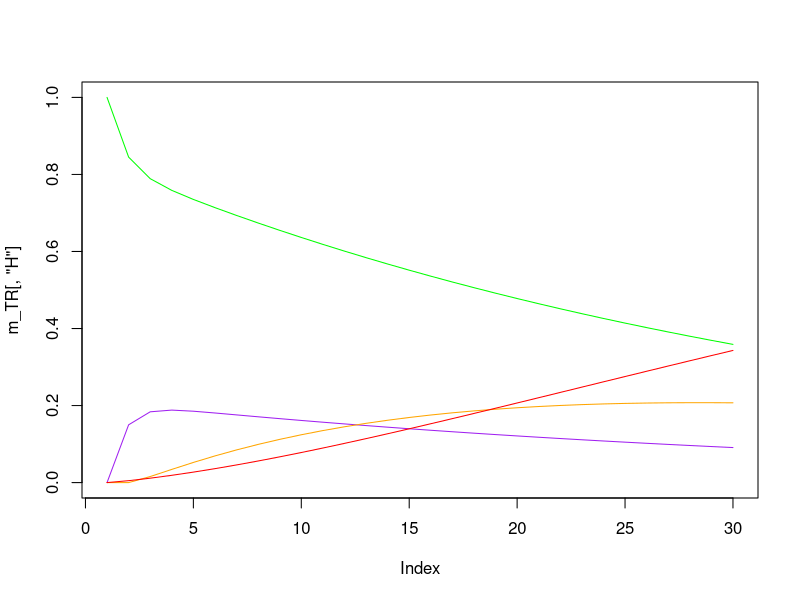

Here is the R script that generated this plot:
# from Dark Peak

# @knitr stm_1_params
# this lists everything contained in the global environment 
# good to enforce that we are starting from scratch
rm(list = ls())

# no need to install any packages, everything is in base R
# basic information:
Strategies     <- c("No Treatment", "Treatment")     # strategy names
n_age_init     <- 25                                 # age at baseline
n_age_max      <- 55                                 # maximum age of follow up
n_t            <- n_age_max - n_age_init             # time horizon, number of cycles
d_r            <- 0.035                              # equal discount of costs and QALYs by 3%

# Transition probabilities (per cycle)
p_HD    <- 0.005           # probability to die when healthy
p_HS1   <- 0.15          	 # probability to become sick when healthy
p_S1H   <- 0.5           	 # probability to become healthy when sick
p_S1S2  <- 0.105         	 # probability to become sicker when sick
hr_S1   <- 3             	 # hazard ratio of death in sick vs healthy
hr_S2   <- 10            	 # hazard ratio of death in sicker vs healthy

# Cost and utility inputs
c_H     <- 2000            # cost of remaining one cycle in the healthy state
c_S1    <- 4000            # cost of remaining one cycle in the sick state
c_S2    <- 15000           # cost of remaining one cycle in the sicker state
c_Trt   <- 12000           # cost of treatment(per cycle)
c_D     <- 0               # cost of being in the death state
u_H     <- 1               # utility when healthy
u_S1    <- 0.75            # utility when sick
u_S2    <- 0.5             # utility when sicker
u_D     <- 0               # utility when dead
u_Trt   <- 0.95            # utility when being treated

## @knitr stm_1_probs_calcs

# rate of death in healthy
r_HD    <- - log(1 - p_HD)

# rate of death in sick
r_S1D   <- hr_S1 * r_HD
# rate of death in sicker
r_S2D   <- hr_S2 * r_HD

# probability of death in sick
p_S1D   <- 1 - exp(-r_S1D)
# probability of death in sicker
p_S2D   <- 1 - exp(-r_S2D)

## @knitr stm_1_discweight

# calculate discount weight for each cycle
v_dwe <- v_dwc <- 1 / (1 + d_r) ^ (0:(n_t-1))  # discount weight (equal discounting is assumed for costs and effects)


## @knitr stm_1_names

v_n  <- c("H", "S1", "S2", "D")               # the 4 states of the model: Healthy (H), Sick (S1), Sicker                                                  (S2), Dead (D)
n_states <- length(v_n)                            # number of health states


## @knitr stm_1_transmat

#transition probability matrix for NO treatment
m_P <- matrix(data = NA, # fill with empty values
              nrow = n_states, #will have this many rows
              ncol = n_states, # will have this many columns 
              dimnames = list(v_n, v_n)) #names of columns and rows will be based on what we previously created 

m_P

### From Healthy
m_P["H", ]  <- c(1 - (p_HS1 + p_HD), p_HS1, 0, p_HD) # just creating the first row of the matrix

### From Sick
m_P["S1", ]  <- c(p_S1H, 1 - (p_S1H + p_S1S2 + p_S1D), p_S1S2, p_S1D)

### From Sicker
m_P["S2", ]   <- c(0, 0, 1 - p_S2D, p_S2D)

### From Dead
m_P["D", ] <- c(0, 0, 0, 1)

# check rows add up to 1
rowSums(m_P)
m_P


## @knitr stm_1_trace

# create empty Markov trace
m_TR <- matrix(data = NA,
               nrow = n_t,  #number of cycles
               ncol = n_states, #number of health states individuals can reside in
               dimnames = list(1:n_t, v_n)) #columns names of states, and the rows are cycles

head(m_TR)      # The head() function enables you to view the top of a table rather than the full matrix

# initialize Markov trace
m_TR[1, ] <- c("H" = 1, "S1" = 0, "S2" = 0, "D" = 0) # everyone is starting healthy

head(m_TR)  # head shows us the first six rows by default.

## @knitr stm_1_runfirst

# Run the model for a single cycle
m_TR[2, ] <- m_TR[1, ] %*% m_P

# Display the first two rows of the markov trace matrix
m_TR[c(1:2), ]



## @knitr stm_1_runmod

for (t in 2:n_t){ # throughout the number of cycles
  
  # estimate cycle of Markov trace
  m_TR[t, ] <- m_TR[t - 1, ] %*% m_P
  ## sometime you see   m_TR[t+1, ] <- m_TR[t, ] %*% m_P
  
}

head(m_TR)  # head shows us the first six rows by default.

# check to make sure looks correct
plot(m_TR[, "H"],
     col = "green",
     type = "l",
     ylim = c(0,1) )
lines(m_TR[, "S1"], col = "purple")
lines(m_TR[, "S2"], col = "orange")
lines(m_TR[, "D"], col = "red")


## @knitr stm_1_costutilvecs

#  1. Create vectors for the costs and utility of each treatment group
v_u_trt    <- c("H" = u_H, "S1" = u_Trt, "S2" = u_S2, "D" = u_D)
v_u_no_trt <- c("H" = u_H, "S1" = u_S1, "S2" = u_S2, "D" = u_D)
v_c_trt    <- c("H" = c_H, "S1" = c_S1 + c_Trt, "S2" = c_S2 + c_Trt, "D" = c_D)
v_c_no_trt <- c("H" = c_H, "S1" = c_S1, "S2" = c_S2, "D" = c_D)

## @knitr stm_1_outputs

#  2. Estimate mean costs and QALYs for each year (hint: need to use matrix multiplication)
v_E_no_trt <- m_TR %*% v_u_no_trt
v_E_trt    <- m_TR %*% v_u_trt
v_C_no_trt <- m_TR %*% v_c_no_trt
v_C_trt    <- m_TR %*% v_c_trt

## @knitr stm_1_discount

te_no_trt <- sum(v_E_no_trt * v_dwe)
te_trt    <- sum(v_E_trt    * v_dwe)
tc_no_trt <- sum(v_C_no_trt * v_dwc)
tc_trt    <- sum(v_C_trt    * v_dwc)

## @knitr stm_1_results

results <- c(
  "Cost_NoTrt" = tc_no_trt,
  "Cost_Trt"   = tc_trt,
  "QALY_NoTrt" = te_no_trt,
  "QALY_Trt" = te_trt
)

ICER <- (results["Cost_Trt"] - results["Cost_NoTrt"]) / (results["QALY_Trt"] - results["QALY_NoTrt"])

ICER
